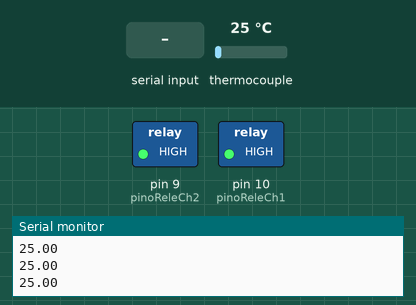
The sketch below on a simulated Arduino Uno, built with avr-gcc and run on an emulated ATmega328P. Parts: switched loads named in the sketch (green lamp = pin HIGH), the last lines printed to the serial monitor. The inputs (shaded band) are chosen by the test bench; at power-on: thermocouple 25 °C.

Above: at 1.2 s.
1.3 s: "1" received over Serial
At 2.2 s:
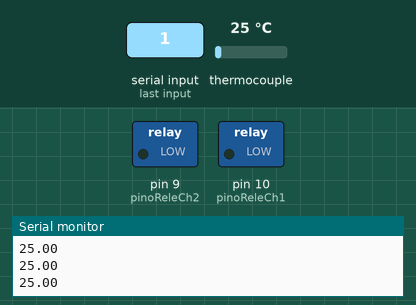
2.9 s: "2" received over Serial
At 4.0 s:
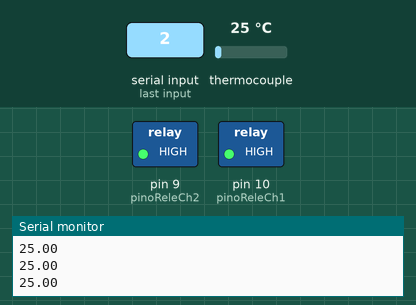
Timing chart, 0 to 5.9 s (numbered marks = the images above; inputs shaded):
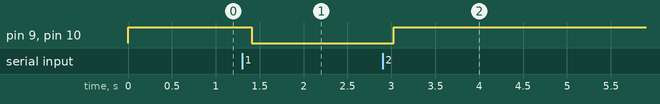

Measured:
- after the input at 1.3 s, pin 9 (pinoReleCh2), pin 10 (pinoReleCh1): HIGH → LOW after 0.11 s
- after the input at 2.9 s, pin 9 (pinoReleCh2), pin 10 (pinoReleCh1): LOW → HIGH after 0.13 s

The sketch:

1_-_Controle_Temperatura.ino
```cpp
#include "max6675.h" //INCLUSÃO DE BIBLIOTECA

int ktcSO = 11; //PINO DIGITAL (SO)
int ktcCS = 12; //PINO DIGITAL (CS)
int ktcCLK = 13; //PINO DIGITAL (CLK / SCK)

MAX6675 ktc(ktcCLK, ktcCS, ktcSO); //CRIA UMA INSTÂNCIA UTILIZANDO OS PINOS (CLK, CS, SO)

const int pinoReleCh1 = 10; //PINO DIGITAL UTILIZADO PELO MÓDULO RELÉ (CANAL 1)
const int pinoReleCh2 = 9; //PINO DIGITAL UTILIZADO PELO MÓDULO RELÉ (CANAL 2)

int incomingByte = 0;

int statusLampCh1 = 0; //VARIÁVEL QUE CONTROLA O ESTADO DO MÓDULO RELÉ NO CANAL 1 (LIGADO / DESLIGADO)
int statusLampCh2 = 0; //VARIÁVEL QUE CONTROLA O ESTADO DO MÓDULO RELÉ NO CANAL 2 (LIGADO / DESLIGADO)


void setup(){

  Serial.begin(9600);

  pinMode(pinoReleCh1, OUTPUT); //DEFINE O PINO COMO SAÍDA
  pinMode(pinoReleCh2, OUTPUT); //DEFINE O PINO COMO SAÍDA

  digitalWrite(pinoReleCh1, HIGH); //MÓDULO RELÉ INICIA DESLIGADO
  digitalWrite(pinoReleCh2, HIGH); //MÓDULO RELÉ INICIA DESLIGADO
}
void loop(){

 Serial.println(ktc.readCelsius()); //IMPRIME NO MONITOR SERIAL A TEMPERATURA MEDIDA
 delay(200);

 if (Serial.available() > 0){
    // lê do buffer o dado recebido:
    incomingByte = Serial.read();
    Serial.print("I received: ");
    Serial.println(incomingByte);

    if(incomingByte == 49){
      digitalWrite(pinoReleCh1, LOW); //LIGA O MÓDULO RELÉ (LÂMPADA ACENDE)
      digitalWrite(pinoReleCh2, LOW); //LIGA O MÓDULO RELÉ (LÂMPADA ACENDE)
      delay(200); //INTERVALO DE 200 MILISSEGUNDOS
      Serial.print("I received: ");
      Serial.println(incomingByte);
    }
    else if(incomingByte == 50){
      digitalWrite(pinoReleCh1, HIGH); //LIGA O MÓDULO RELÉ (LÂMPADA ACENDE)
      digitalWrite(pinoReleCh2, HIGH); //LIGA O MÓDULO RELÉ (LÂMPADA ACENDE)
      delay(200); //INTERVALO DE 200 MILISSEGUNDOS
      Serial.print("I received: ");
      Serial.println(incomingByte);
     }

  delay(10); //INTERVALO DE 10 MILISSEGUNDOS
  }
}
```
